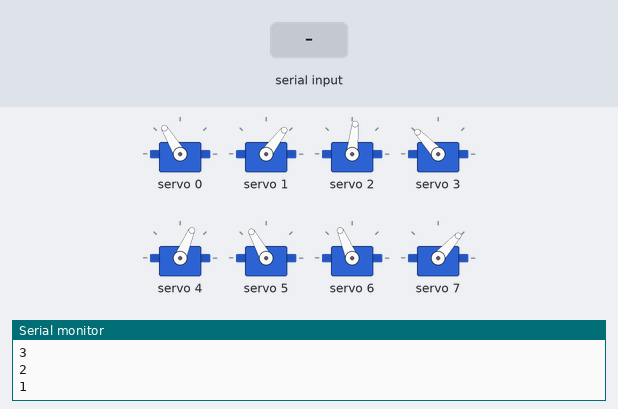
This sketch was run on a simulated ESP32. Parts: 8 × servo, the last lines printed to the serial monitor. Inputs (shaded band) come from the test bench.

Above: at 12.2 s.
12.3 s: "2" received over Serial
At 12.86 s:
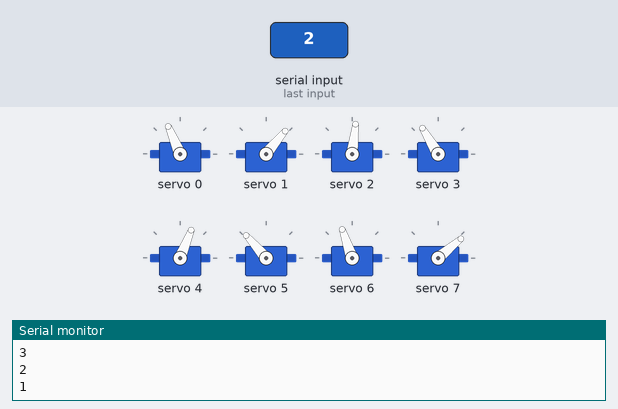
At 13.36 s:
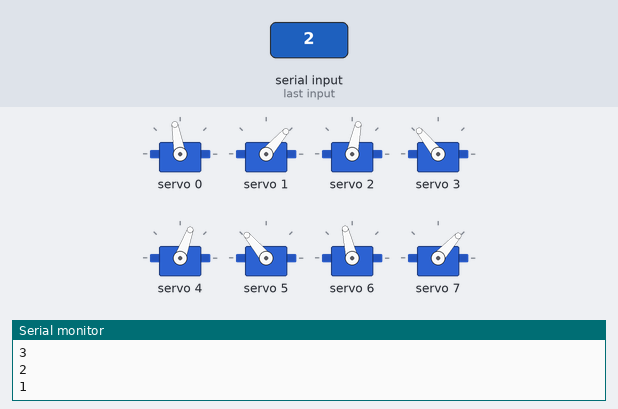
15.3 s: "1" received over Serial
18.3 s: "0" received over Serial
At 19.2 s:
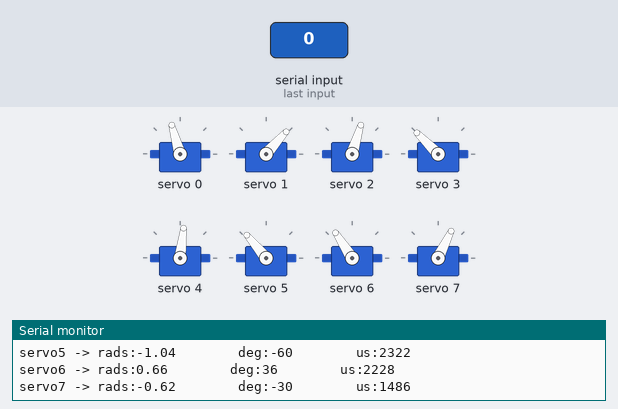
Timing chart, 0 to 21.3 s (numbered marks = the images above; inputs shaded):
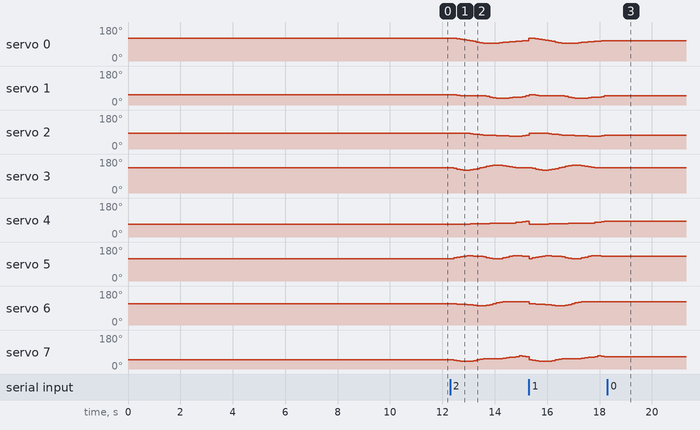

Measured:
- after the input at 12.3 s, servo 0: 121° → 120° after 0.13 s, → 118° 0.13 s later, → 115° 0.13 s later, → 113° 0.13 s later, … (20 changes in this stretch); servo 1: 53° → 51° after 0.26 s, → 50° 0.13 s later, → 49° 0.25 s later, → 47° 0.75 s later, … (15 changes in this stretch)
- after the input at 18.3 s, servo 0: stops changing and stays 106°; servo 1: stops changing and stays 48°; servo 2: stops changing and stays 73°; servo 3: stops changing and stays 135°; servo 4: stops changing and stays 83°

The sketch:

3D_SS_56.ino
```cpp
// HOW TO:
// ------------------------------
// Serial input = 2 -> Steps through gait sequence once and stops at the end.
// Serial input = 1 -> Steps through gait sequence in a loop.
// Serial input = 0 -> Stops infinite loop at the node where it is at that moment

//Gait template
#include <Wire.h>
#include <Adafruit_PWMServoDriver.h>

Adafruit_PWMServoDriver pca9685 = Adafruit_PWMServoDriver();

#define SERVO_FREQ 300
#define SER0 0 //Hip 1
#define SER1 1 //Knee 1
#define SER2 2 //Hip 2
#define SER3 3 //Knee 2
#define SER4 4 //Hip 3
#define SER5 5 //Knee 3
#define SER6 6 //Hip 4
#define SER7 7 //Knee 4

// Insert servo angles here:
// For 3D gaits, these angles are obtained from linearisation.py
// For 2D gaits, these angles are obtained from 2D_trajectory_reader.py
float SS_servo0[] = {-0.66600998, -0.65472467, -0.5990525 , -0.54006364, -0.47998522, -0.41152958, -0.33161588, -0.25103701, -0.16968865, -0.08839001, -0.00704839,  0.018258  , -0.00793451, -0.0297113 , -0.0514481 , -0.08253142, -0.12162894, -0.16227454, -0.20469615, -0.24083666, -0.26933973, -0.29501336, -0.30910301, -0.31747848, -0.32867964, -0.33781176, -0.35435689, -0.38196496, -0.41267577, -0.44839985, -0.48204096, -0.51955304, -0.54602617, -0.56724104, -0.58900708, -0.61683369, -0.64061283, -0.65016049, -0.65447534, -0.65804146, -0.65940357, -0.65761861};
float SS_servo1[] = {0.83768298, 0.851122  , 0.87327761, 0.89571408, 0.916365  , 0.9298365 , 0.93057988, 0.93064586, 0.93044364, 0.9295273 , 0.92804361, 0.98839423, 1.09681771, 1.17729051, 1.23238712, 1.26976036, 1.25114133, 1.22258651, 1.19206155, 1.16284818, 1.13451706, 1.09439231, 1.03271002, 0.96703456, 0.91164903, 0.86286854, 0.84990937, 0.87966727, 0.92473437, 0.97103881, 1.00206873, 1.05062501, 1.09388072, 1.12130553, 1.14656312, 1.18442106, 1.19908146, 1.14802959, 1.07368714, 0.99833975, 0.92058252, 0.84931054};
float SS_servo2[] = {-0.26009341, -0.26473315, -0.27672004, -0.2815508 , -0.28505353, -0.29540315, -0.32976576, -0.37001888, -0.41308653, -0.4564922 , -0.49906255, -0.52623547, -0.54201452, -0.55688711, -0.57172231, -0.59178781, -0.60846612, -0.62625932, -0.6469716 , -0.65654815, -0.6599725 , -0.65177384, -0.58844169, -0.51919736, -0.45039954, -0.37804083, -0.29800182, -0.21750568, -0.13679742, -0.05610253,  0.02441583,  0.08903143,  0.05899274,  0.01111963, -0.03043646, -0.06948729, -0.10798792, -0.14279539, -0.17124142, -0.19454742, -0.21618039, -0.24503996};
float SS_servo3[] = {0.89765311, 0.83909736, 0.76261479, 0.67893663, 0.6040704 , 0.57058276, 0.62298351, 0.70361544, 0.79767765, 0.89655799, 1.01193995, 1.11296191, 1.17264652, 1.21303842, 1.23448494, 1.23754933, 1.18680914, 1.12800363, 1.06935016, 1.00407803, 0.94047416, 0.91777259, 0.93170622, 0.94346933, 0.95521976, 0.96345007, 0.95255512, 0.91153066, 0.86315887, 0.8125703 , 0.74208979, 0.68043438, 0.74525266, 0.84515112, 0.93125516, 1.01460901, 1.0732402 , 1.06571165, 1.02681505, 0.97851744, 0.92822797, 0.91006878};
float SS_servo4[] = { 0.63362032,  0.63809644,  0.6319874 ,  0.62640508,  0.62091649,  0.61194041,  0.59527119,  0.58168982,  0.57233383,  0.56329061,  0.55140817,  0.53298259,  0.50728738,  0.48553494,  0.47055589,  0.47630214,  0.48203944,  0.4850433 ,  0.47878591,  0.45527658,  0.4176328 ,  0.37321773,  0.32767336,  0.27696679,  0.23167588,  0.18653413,  0.14445328,  0.10317788,  0.06311366,  0.0227662 , -0.02061617, -0.01139964,  0.06428234,  0.1456289 ,  0.22681533,  0.30784554,  0.38730265,  0.45724737,  0.51664364,  0.58325655,  0.63715373,  0.62749356};
float SS_servo5[] = {-0.78742072, -0.85416909, -0.92750895, -1.00064571, -1.07046246, -1.10969824, -1.10097298, -1.08110273, -1.05818818, -1.03059084, -0.98079339, -0.90145875, -0.82582701, -0.77139086, -0.74631321, -0.78804946, -0.87717619, -0.97409866, -1.06425649, -1.10940516, -1.11012894, -1.10094505, -1.08828518, -1.05866216, -1.04068627, -1.01261479, -0.96967212, -0.90484197, -0.83187567, -0.76884099, -0.71034741, -0.73213314, -0.79082304, -0.79979797, -0.81160836, -0.83191762, -0.85794947, -0.84884971, -0.82483112, -0.80700973, -0.79126511, -0.77996652};
float SS_servo6[] = {0.42941655, 0.41749256, 0.39631336, 0.37674842, 0.35598483, 0.32660479, 0.29548355, 0.26505426, 0.23174509, 0.19602296, 0.1968403 , 0.26776888, 0.34832698, 0.42903552, 0.5095483 , 0.58691053, 0.64135484, 0.66230723, 0.63610207, 0.64529297, 0.64408708, 0.6262141 , 0.63495524, 0.64542406, 0.65585969, 0.66294733, 0.66009464, 0.65073178, 0.63944027, 0.63601306, 0.64565893, 0.63531996, 0.58959817, 0.54121095, 0.49120986, 0.44509257, 0.42047347, 0.42857833, 0.43912159, 0.45036854, 0.45227346, 0.44288034};
float SS_servo7[] = {-0.914885  , -0.95636572, -1.00714429, -1.0609799 , -1.11028459, -1.11364847, -1.06697355, -1.00052891, -0.91721395, -0.8243611 , -0.76285509, -0.75762363, -0.75807484, -0.75790411, -0.75773159, -0.75372324, -0.72636844, -0.66554673, -0.59071895, -0.5651276 , -0.50276877, -0.40248392, -0.45020681, -0.53659002, -0.62182553, -0.694899  , -0.7343886 , -0.74544346, -0.74421909, -0.76411424, -0.81630627, -0.82472806, -0.74980659, -0.66896529, -0.58495996, -0.50532069, -0.48074132, -0.55877242, -0.65835905, -0.76033235, -0.84680738, -0.9005949 };

int node=0;
int first=0;
int input=0;
int end_time=0;
int time_step=120000;
int steps = sizeof(SS_servo0)/sizeof(SS_servo0[0]);
int one_print = 0;

// -------------------Joint configurations-------------------
int servo0=0;
int servo0_deg=0;
int servo1=0;
int servo1_deg=0;
int servo2=0;
int servo2_deg=0;
int servo3=0;
int servo3_deg=0;
int servo4=0;
int servo4_deg=0;
int servo5=0;
int servo5_deg=0;
int servo6=0;
int servo6_deg=0;
int servo7=0;
int servo7_deg=0;

void setup() {
  Serial.begin(115200);
  pca9685.begin();

  pca9685.setOscillatorFrequency(27000000); //Value between 24MHz and 27MHz, tuned for this setup
  pca9685.setPWMFreq(SERVO_FREQ);
  delay (1000);

  servo0_deg=SS_servo0[0]/3.14159265*180;
  servo0=map(servo0_deg,-38,90,2200,1030);
  servo1_deg=SS_servo1[0]/3.14159265*180;
  servo1=map(servo1_deg,-90,90,2600,950);
  servo2_deg=SS_servo2[0]/3.14159265*180;
  servo2=map(servo2_deg,-38,90,1510,2730);
  servo3_deg=SS_servo3[0]/3.14159265*180;
  servo3=map(servo3_deg,-90,90,1100,2700);
  servo4_deg=SS_servo4[0]/3.14159265*180;
  servo4=map(servo4_deg,-90,38,2700,1500);
  servo5_deg=SS_servo5[0]/3.14159265*180;
  servo5=map(servo5_deg,-90,90,2600,930);
  servo6_deg=SS_servo6[0]/3.14159265*180;
  servo6=map(servo6_deg,-90,38,850,2250);
  servo7_deg=SS_servo7[0]/3.14159265*180;
  servo7=map(servo7_deg,-90,90,920,2620);

  pca9685.setPWM(SER0,0,servo0);
  pca9685.setPWM(SER1,0,servo1);
  pca9685.setPWM(SER2,0,servo2);
  pca9685.setPWM(SER3,0,servo3);
  pca9685.setPWM(SER4,0,servo4);
  pca9685.setPWM(SER5,0,servo5);
  pca9685.setPWM(SER6,0,servo6);
  pca9685.setPWM(SER7,0,servo7);

  Serial.print("Node:");
  Serial.println(node);
  Serial.print("servo0 -> rads:");
  Serial.print(SS_servo0[node]);
  Serial.print("        deg:");
  Serial.print(servo0_deg);
  Serial.print("        us:");
  Serial.println(servo0);
  Serial.print("servo1 -> rads:");
  Serial.print(SS_servo1[node]);
  Serial.print("        deg:");
  Serial.print(servo1_deg);
  Serial.print("        us:");
  Serial.println(servo1);
  Serial.print("servo2 -> rads:");
  Serial.print(SS_servo2[node]);
  Serial.print("        deg:");
  Serial.print(servo2_deg);
  Serial.print("        us:");
  Serial.println(servo2);
  Serial.print("servo3 -> rads:");
  Serial.print(SS_servo3[node]);
  Serial.print("        deg:");
  Serial.print(servo3_deg);
  Serial.print("        us:");
  Serial.println(servo3);
  Serial.print("servo4 -> rads:");
  Serial.print(SS_servo4[node]);
  Serial.print("        deg:");
  Serial.print(servo4_deg);
  Serial.print("        us:");
  Serial.println(servo4);
  Serial.print("servo5 -> rads:");
  Serial.print(SS_servo5[node]);
  Serial.print("        deg:");
  Serial.print(servo5_deg);
  Serial.print("        us:");
  Serial.println(servo5);
  Serial.print("servo6 -> rads:");
  Serial.print(SS_servo6[node]);
  Serial.print("        deg:");
  Serial.print(servo6_deg);
  Serial.print("        us:");
  Serial.println(servo6);
  Serial.print("servo7 -> rads:");
  Serial.print(SS_servo7[node]);
  Serial.print("        deg:");
  Serial.print(servo7_deg);
  Serial.print("        us:");
  Serial.println(servo7);

  Serial.println("10");
  delay(1000);
  Serial.println("9");
  delay(1000);
  Serial.println("8");
  delay(1000);
  Serial.println("7");
  delay(1000);
  Serial.println("6");
  delay(1000);
  Serial.println("5");
  delay(1000);
  Serial.println("4");
  delay(1000);
  Serial.println("3");
  delay(1000);
  Serial.println("2");
  delay(1000);
  Serial.println("1");
  delay(1000);

}

void loop()
{
  if(Serial.available()>0)
  {
    first=Serial.read();
    if(first=='2')
    {
      input=2;
      node=0;
      one_print=1;
    }
    if(first=='1')
    {
      input=1;
      node=0;
      one_print=1;
    }
    if(first=='0')
    {
      input=0;
    }
  }
  if(input==1 or input==2)
  {
      if(esp_timer_get_time()>=end_time)
      {
        servo0_deg=SS_servo0[node]/3.14159265*180;
        servo0=map(servo0_deg,-38,90,2200,1030);
        servo1_deg=SS_servo1[node]/3.14159265*180;
        servo1=map(servo1_deg,-90,90,2600,950);
        servo2_deg=SS_servo2[node]/3.14159265*180;
        servo2=map(servo2_deg,-38,90,1510,2730);
        servo3_deg=SS_servo3[node]/3.14159265*180;
        servo3=map(servo3_deg,-90,90,1100,2700);
        servo4_deg=SS_servo4[node]/3.14159265*180;
        servo4=map(servo4_deg,-90,38,2700,1500);
        servo5_deg=SS_servo5[node]/3.14159265*180;
        servo5=map(servo5_deg,-90,90,2600,930);
        servo6_deg=SS_servo6[node]/3.14159265*180;
        servo6=map(servo6_deg,-90,38,850,2250);
        servo7_deg=SS_servo7[node]/3.14159265*180;
        servo7=map(servo7_deg,-90,90,920,2620);

        pca9685.setPWM(SER0,0,servo0);
        pca9685.setPWM(SER1,0,servo1);
        pca9685.setPWM(SER2,0,servo2);
        pca9685.setPWM(SER3,0,servo3);
        pca9685.setPWM(SER4,0,servo4);
        pca9685.setPWM(SER5,0,servo5);
        pca9685.setPWM(SER6,0,servo6);
        pca9685.setPWM(SER7,0,servo7);

        node+=1;
        if(node>=steps and input==1)
        {
          Serial.print("Input:");
          Serial.println(input);
          node=0;
        }
        if(node>=steps and input==2)
        {
          Serial.print("Input:");
          Serial.println(input);
          input=0;
        }
         end_time=esp_timer_get_time()+time_step;
      }
   }

  if(input == 0)
  {
        pca9685.setPWM(SER0,0,servo0);
        pca9685.setPWM(SER1,0,servo1);
        pca9685.setPWM(SER2,0,servo2);
        pca9685.setPWM(SER3,0,servo3);
        pca9685.setPWM(SER4,0,servo4);
        pca9685.setPWM(SER5,0,servo5);
        pca9685.setPWM(SER6,0,servo6);
        pca9685.setPWM(SER7,0,servo7);

        if(one_print==1)
        {
          Serial.print("Input:");
          Serial.println(input);
          Serial.print("Node:");
          Serial.println(node);
          Serial.print("servo0 -> rads:");
          Serial.print(SS_servo0[node]);
          Serial.print("        deg:");
          Serial.print(servo0_deg);
          Serial.print("        us:");
          Serial.println(servo0);
          Serial.print("servo1 -> rads:");
          Serial.print(SS_servo1[node]);
          Serial.print("        deg:");
          Serial.print(servo1_deg);
          Serial.print("        us:");
          Serial.println(servo1);
          Serial.print("servo2 -> rads:");
          Serial.print(SS_servo2[node]);
          Serial.print("        deg:");
          Serial.print(servo2_deg);
          Serial.print("        us:");
          Serial.println(servo2);
          Serial.print("servo3 -> rads:");
          Serial.print(SS_servo3[node]);
          Serial.print("        deg:");
          Serial.print(servo3_deg);
          Serial.print("        us:");
          Serial.println(servo3);
          Serial.print("servo4 -> rads:");
          Serial.print(SS_servo4[node]);
          Serial.print("        deg:");
          Serial.print(servo4_deg);
          Serial.print("        us:");
          Serial.println(servo4);
          Serial.print("servo5 -> rads:");
          Serial.print(SS_servo5[node]);
          Serial.print("        deg:");
          Serial.print(servo5_deg);
          Serial.print("        us:");
          Serial.println(servo5);
          Serial.print("servo6 -> rads:");
          Serial.print(SS_servo6[node]);
          Serial.print("        deg:");
          Serial.print(servo6_deg);
          Serial.print("        us:");
          Serial.println(servo6);
          Serial.print("servo7 -> rads:");
          Serial.print(SS_servo7[node]);
          Serial.print("        deg:");
          Serial.print(servo7_deg);
          Serial.print("        us:");
          Serial.println(servo7);
          one_print=0;
        }

  }
}
```
